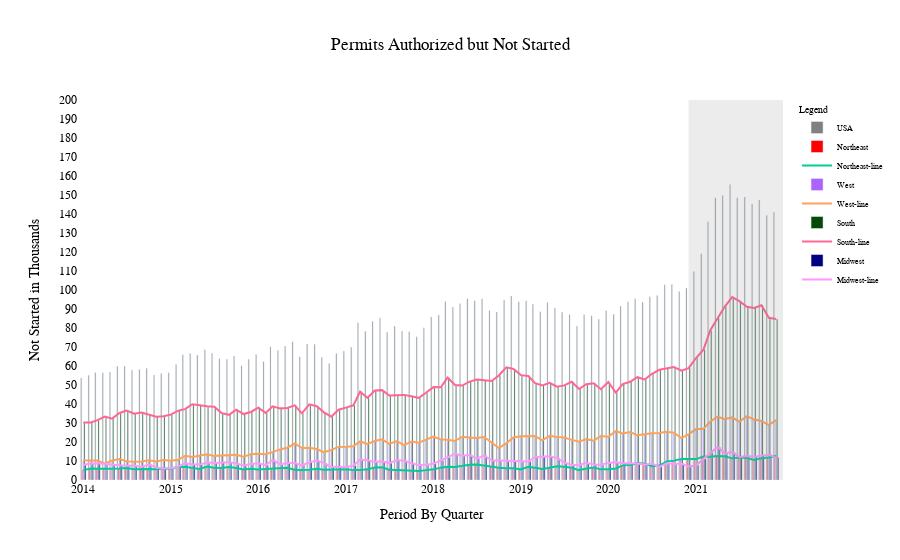

Notebook code for this chart:
### Code cell
fig = go.Figure()


fig.add_trace(go.Bar(x = auth_not_started.Date, y = auth_not_started['United States'], name = 'USA',marker_color='gray'))

fig.add_trace(go.Bar(x = auth_not_started.Date, y = auth_not_started['North East'], name = 'Northeast',marker_color='red'))
fig.add_trace(go.Scatter(x = auth_not_started.Date, y = auth_not_started['North East'], name = 'Northeast-line', mode = 'lines'))
fig.add_trace(go.Bar(x = auth_not_started.Date, y = auth_not_started['West'], name = 'West',))
fig.add_trace(go.Scatter(x = auth_not_started.Date, y = auth_not_started['West'],name = 'West-line',mode='lines',))

fig.add_trace(go.Bar(x = auth_not_started.Date, y = auth_not_started['South'], name = 'South',marker_color = '#054907'))
fig.add_trace(go.Scatter(x = auth_not_started.Date, y = auth_not_started['South'], name = 'South-line',mode = 'lines'))
fig.add_trace(go.Bar(x = auth_not_started.Date, y = auth_not_started['Mid West'], name = 'Midwest',marker_color = '#000080'))
fig.add_trace(go.Scatter(x = auth_not_started.Date, y = auth_not_started['Mid West'], name = 'Midwest-line',mode = 'lines'))

fig.update_layout(title_text = 'Permits Authorized but Not Started',
                  title_x = 0.5,
                  
                  yaxis_title = 'Not Started in Thousands',
                  yaxis_range = [0,200],
                  yaxis_dtick = 10,
                  xaxis_title = 'Period By Quarter',
                  font = dict(family = 'verdana',
                             size = 12,
                             color = 'black',
                             ),
                  yaxis_showgrid = False,
                  yaxis_linecolor = 'white',
                  legend = dict(bgcolor ='white',
                                title = 'Legend',
                                font = dict(color = 'black',size = 8)
                               ),
                  plot_bgcolor = 'white',
                  clickmode = 'select',
                  dragmode = 'drawline',
                  transition = dict(duration = 1000,
                                   easing = 'bounce-in',
                                   ordering = 'traces first'))
                  
                  
fig.add_vrect(x0 = '2020-12-1', x1 = '2021-12-30', col =1, fillcolor="gray",opacity=0.15, line_width=0)

fig.show()
